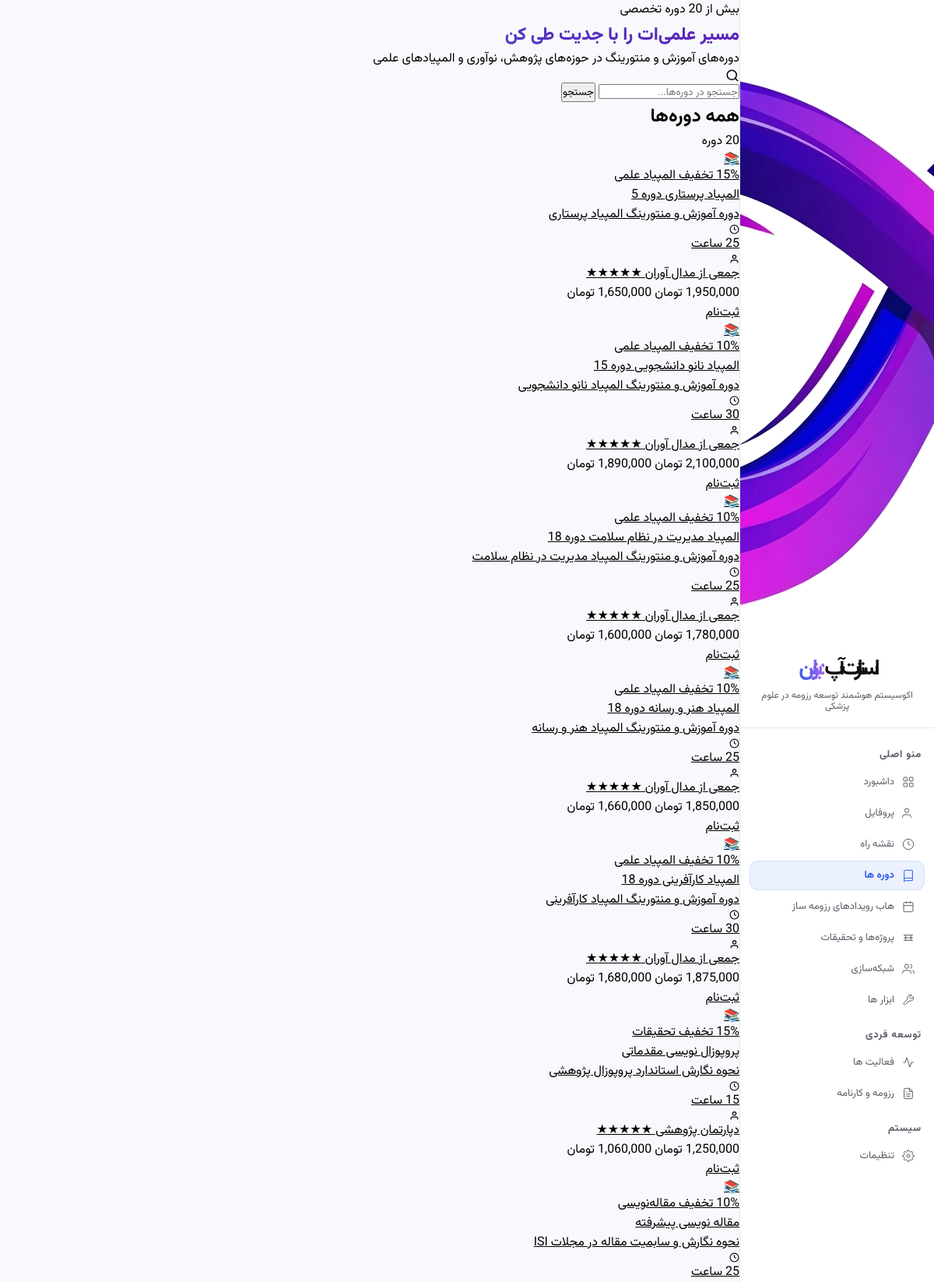
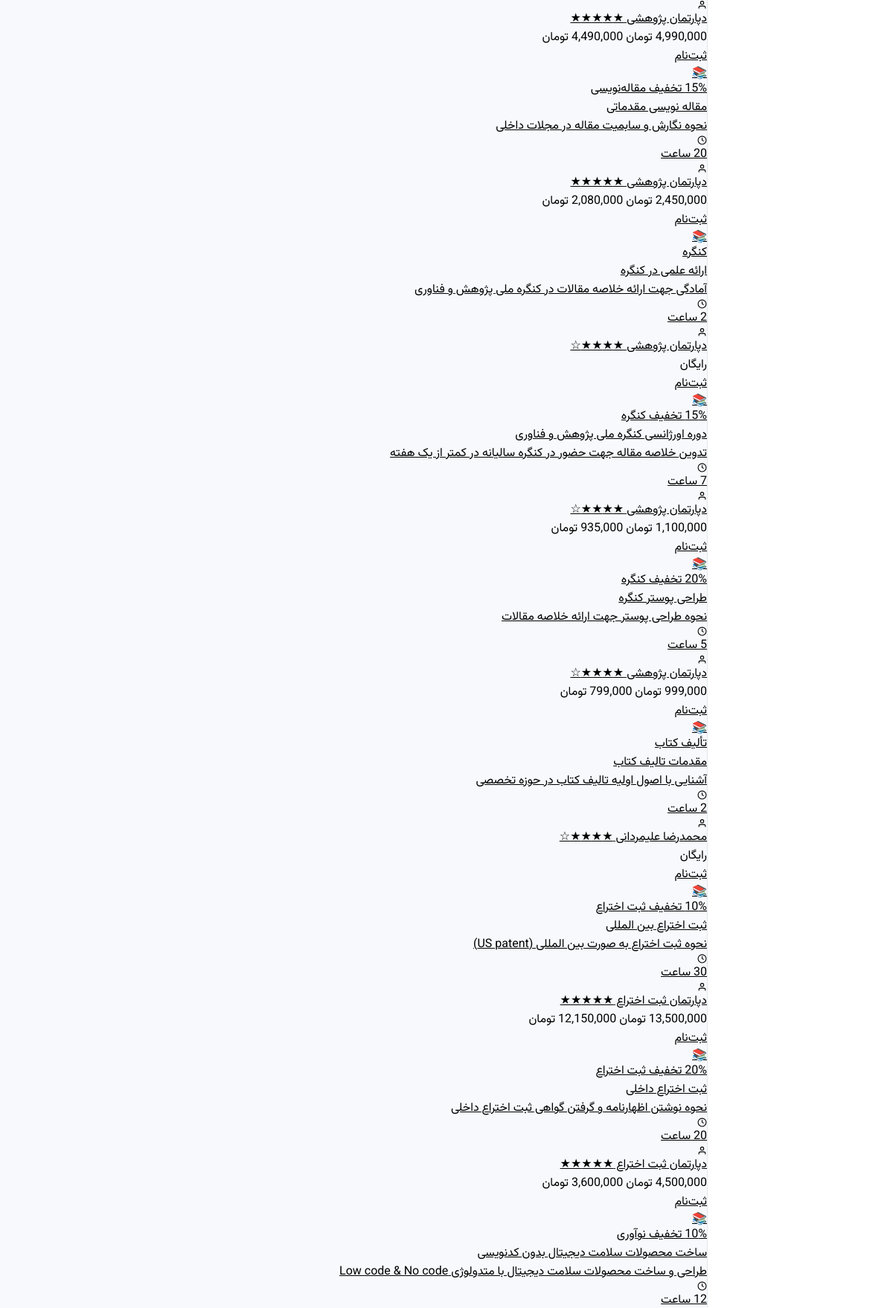
The page /course/list/ (signed in, upper part) on the database its author committed (2 pictures, top to bottom).
### course/models.py (models this page shows, shortened)
class Course(models.Model):
    course_id = models.SlugField(max_length=20, unique=True, help_text="شناسه یکتا مثل ola_001")
    title = models.CharField(max_length=200)
    category = models.ForeignKey(Category, on_delete=models.CASCADE, related_name='courses')
    short_desc = models.CharField(max_length=300, blank=True)
    long_desc = models.TextField(blank=True)
    stars = models.PositiveSmallIntegerField(default=5)
    duration = models.CharField(max_length=50, blank=True)
    main_price = models.CharField(max_length=30, blank=True)
    discount_price = models.CharField(max_length=30, blank=True)
    percentage = models.CharField(max_length=10, blank=True)
    instructor = models.CharField(max_length=100, blank=True)
    thumbnail = models.ImageField(upload_to='image_card/', blank=True, null=True)
    video_link = models.URLField(blank=True)
    active = models.BooleanField(default=True)
    created_at = models.DateTimeField(auto_now_add=True)
    updated_at = models.DateTimeField(auto_now=True)
    view_count = models.PositiveIntegerField(default=0)
    class Meta:
        ordering = ['category__order', '-created_at']
        verbose_name = 'دوره'
        verbose_name_plural = 'دوره‌ها'

class Category(models.Model):
    slug = models.SlugField(unique=True)
    name = models.CharField(max_length=100)
    order = models.PositiveSmallIntegerField(default=0)
    class Meta:
        ordering = ['order']
        verbose_name = 'دسته‌بندی'
        verbose_name_plural = 'دسته‌بندی‌ها'

### course/views.py (the view, shortened to what this page needs)
# urls.py: path('list/', views.course_list, name='list'),
def course_list(request):
    query = request.GET.get('q', '').strip()
    category_slug = request.GET.get('category', '').strip()
    courses = Course.objects.filter(active=True).select_related('category')
    if category_slug:
        courses = courses.filter(category__slug=category_slug)
    categories = (
        Category.objects
        .filter(courses__active=True)
        .distinct()
        .order_by('order')
    )
    categories = [
        {'key': cat.slug, 'label': cat.name, 'count': cat.courses.filter(active=True).count()}
        for cat in categories
    ]
    context = {
        'courses': courses,
        'query': query,
        'selected_category': category_slug,
        'categories': categories,
        'total_count': courses.count(),
    }
    return render(request, 'course/course_list.html', context)

### templates/course/course_list.html (shortened to what this page needs)
{% extends 'base.html' %}
{% load static %}
{% block content %}
<div class="">
    <section class="cs-hero-course">
        <div class="cs-hero-content">
            <span class="cs-hero-eyebrow">بیش از {{ total_count }} دوره تخصصی</span>
            <h1>مسیر علمی‌ات را با جدیت طی کن</h1>
            <p>دوره‌های آموزش و منتورینگ در حوزه‌های پژوهش، نوآوری و المپیادهای علمی</p>
            <form method="get" action="{% url 'course:list' %}" class="cs-search-wrap">
                <svg class="cs-search-icon" width="18" height="18" viewBox="0 0 24 24" fill="none" stroke="currentColor"
                    stroke-width="2" stroke-linecap="round" stroke-linejoin="round">
                    <circle cx="11" cy="11" r="8" />
                    <line x1="21" y1="21" x2="16.65" y2="16.65" />
                </svg>
                <input type="text" name="q" placeholder="جستجو در دوره‌ها..." value="{{ query }}" autocomplete="off" />
                <button type="submit">جستجو</button>
            </form>
        </div>
    </section>
    <div class="cs-page-body">
        <main>
            <div class="cs-content-head">
                <h2>
                    {% if selected_category %}
                    {% for cat in categories %}{% if cat.key == selected_category %}{{ cat.label }}{% endif %}{% endfor %}
                    {% else %}
                    همه دوره‌ها
                    {% endif %}
                </h2>
                <span class="cs-result-count">{{ total_count }} دوره</span>
            </div>
            {% if not courses %}
            <div class="cs-empty">
                <div class="cs-empty-icon">🔍</div>
                <h3>دوره‌ای یافت نشد</h3>
                <p>عبارت دیگری امتحان کنید یا دسته‌بندی را تغییر دهید.</p>
            </div>
            {% else %}
            <div class="cs-course-grid">
                {% for c in courses %}
                <article class="cs-card-course">
                    <a class="cs-card-course-a" href="{% url 'course:detail' c.course_id %}">
                        <div class="cs-card-thumb">
                            {% if c.thumbnail %}
                            <img src="{{ c.thumbnail.url }}" alt="{{ c.title }}" loading="lazy" />
                            {% else %}
                            <div class="cs-card-thumb-placeholder">📚</div>
                            {% endif %}
                            {% if c.percentage %}
                            <span class="cs-discount-badge">{{ c.percentage }}% تخفیف</span>
                            {% endif %}
                            <span class="cs-cat-badge">{{ c.category.name }}</span>
                        </div>
                        <div class="cs-card-body-course">
                            <div class="cs-card-title-course">{{ c.title }}</div>
                            <div class="cs-card-desc">{{ c.short_desc }}</div>
                            <div class="cs-card-meta">
                                <span class="cs-meta-item">
                                    <svg width="13" height="13" viewBox="0 0 24 24" fill="none" stroke="currentColor"
                                        stroke-width="2">
                                        <circle cx="12" cy="12" r="10" />
                                        <polyline points="12 6 12 12 16 14" />
                                    </svg>
                                    {{ c.duration|default:"—" }}
                                </span>
                                <span class="cs-meta-item">
                                    <svg width="13" height="13" viewBox="0 0 24 24" fill="none" stroke="currentColor"
                                        stroke-width="2">
                                        <path d="M20 21v-2a4 4 0 0 0-4-4H8a4 4 0 0 0-4 4v2" />
                                        <circle cx="12" cy="7" r="4" />
                                    </svg>
                                    {{ c.instructor }}
                                </span>
                                <span class="cs-stars" title="{{ c.stars }} از ۵">
                                    {% for i in "12345" %}{% if forloop.counter <= c.stars %}★{% else %}☆{% endif %}{% endfor %}
                                </span>
                            </div>
                        </div>
                    </a>
                    <div class="cs-card-footer">
                        <div class="cs-price-block">
                            {% if c.discount_price %}
                            {% if c.main_price %}<span class="cs-price-main">{{ c.main_price }} تومان</span>{% endif %}
                            <span class="cs-price-discount">{{ c.discount_price }} تومان</span>
                            {% elif c.main_price %}
                            <span class="cs-price-discount">{{ c.main_price }} تومان</span>
                            {% else %}
                            <span class="cs-price-free">رایگان</span>
                            {% endif %}
                        </div>
                        <a href="{% url 'course:detail' c.course_id %}" class="cs-btn-enroll">ثبت‌نام</a>
                    </div>
                </article>
                {% endfor %}
            </div>
            {% endif %}
        </main>
    </div>
</div>
{% endblock %}

### static/css/styles1.css (style rules this page uses)
*, *::before, *::after { box-sizing: border-box; margin: 0; padding: 0; }
html { scroll-behavior: smooth; }
:root { --primary: #5B8DEF; --primary-light: #EBF1FD; --accent: #7EC8C8; --accent-light: #E8F7F7; --bg: #F7F9FC; --white: #FFFFFF; --black: #111111; --text: #2D3748; --text-2: #3e4147; --text-muted: #595e66; --border: #E2E8F0; --sidebar-bg: #FFFFFF; --shadow-box: 0 2px 4px rgba(0, 0, 0, 0.05); --shadow-sm: 0 1px 3px rgba(91, 141, 239, 0.07); --shadow: 0 2px 8px rgba(91, 141, 239, 0.10); --radius: 10px; --radius-sm: 6px; }
body { background: var(--bg); color: var(--text); min-height: 100vh; display: flex; }
html, body, p, span, div, h1, td, h2, h3, h4, h5, h6, a, li, ul, ol, label, small, medium, strong, em, b, i, blockquote, q, cite, code, pre, button, input, textarea, select, option { font-family: "Vazirmatn", "Roboto", sans-serif; }
:root { --gap: 26px; --gap-lg: calc(var(--gap) + 2px); --gap-lgg: calc(var(--gap) + 6px); --gap-lggg: calc(var(--gap) + 12px); --gap-sm: calc(var(--gap) - 2px); --gap-smm: calc(var(--gap) - 6px); --gap-smmm: calc(var(--gap) - 12px); --bg-page: #eef0f5; --card: #ffffff; --card-soft: #f5f6fa; --line: #dbdada80; --ink-900: #171b2e; --ink-600: #5c6170; --ink-400: #9498a6; --primary: #2f5cf5; --primary-ink: #1f3fc9; --primary-soft: #dee6ff; --primary-softer: #eef1ff; --purple: #ac63ea; --purple-deep: #5B21B6; --gold: #b8873a; --gold-soft: #f6ecda; --green: #1ea672; --green-soft: #dbf3ea; --red: #e0553f; --red-soft: #fbe2de; --amber: #c98a1e; --amber-soft: #faedd6; --radius-lg: 26px; --radius-md: 16px; --radius-sm: 11px; --shadow-sm: 0 4px 10px rgba(20, 26, 46, .02); --shadow-md: 0 10px 30px rgba(20, 26, 46, .08); --text: 8px; --text-xs: calc(--text); --text-sm: calc(var(--text) + 1px); --text-base: calc(var(--text) + 2px); --text-lg: calc(var(--text) + 3px); --text-xl: calc(var(--text) + 4px); --text-2xl: calc(var(--text) + 5px); --text-3xl: calc(var(--text) + 7px); --text-4xl: calc(var(--text) + 9px); --text-5xl: calc(var(--text) + 11px); --text-6xl: calc(var(--text) + 15px); --text-7xl: calc(var(--text) + 20px); }
* { box-sizing: border-box; }
a { color: inherit; }
svg { display: block; }
:root { --bg-1: #eef1ff; --bg-2: #f3eefc; --blue: #3E63DD; --blue-soft: #7C93F5; --red: #EF4444; --red-deep: #B91C1C; --ink: #20233F; --muted: #767b98; --card: #ffffff; --radius-card: 22px; }
h1 { font-size: var(--text-6xl); font-weight: 800; margin: 2px 0 0 0; background: linear-gradient(90deg, var(--blue), var(--purple-deep)); -webkit-background-clip: text; background-clip: text; color: transparent; }

### rows shown on the page
Course: percentage "15", category.name "المپیاد علمی", title "المپیاد پرستاری دوره 5", short_desc "دوره آموزش و منتورینگ المپیاد پرستاری", duration "25 ساعت", instructor "جمعی از مدال آوران"
Course: percentage "10", category.name "المپیاد علمی", title "المپیاد نانو دانشجویی دوره 15", short_desc "دوره آموزش و منتورینگ المپیاد نانو دانشجویی", duration "30 ساعت", instructor "جمعی از مدال آوران"
Course: percentage "10", category.name "المپیاد علمی", title "المپیاد مدیریت در نظام سلامت دوره 18", short_desc "دوره آموزش و منتورینگ المپیاد مدیریت در نظام سلامت", duration "25 ساعت", instructor "جمعی از مدال آوران"
Course: percentage "10", category.name "المپیاد علمی", title "المپیاد هنر و رسانه دوره 18", short_desc "دوره آموزش و منتورینگ المپیاد هنر و رسانه", duration "25 ساعت", instructor "جمعی از مدال آوران"
Course: percentage "10", category.name "المپیاد علمی", title "المپیاد کارآفرینی دوره 18", short_desc "دوره آموزش و منتورینگ المپیاد کارآفرینی", duration "30 ساعت", instructor "جمعی از مدال آوران"
Course: percentage "15", category.name "تحقیقات", title "پروپوزال نویسی مقدماتی", short_desc "نحوه نگارش استاندارد پروپوزال پژوهشی", duration "15 ساعت", instructor "دپارتمان پژوهشی"
Course: percentage "10", category.name "مقاله‌نویسی", title "مقاله نویسی پیشرفته", short_desc "نحوه نگارش و سابمیت مقاله در مجلات ISI", duration "25 ساعت", instructor "دپارتمان پژوهشی"
Course: percentage "15", category.name "مقاله‌نویسی", title "مقاله نویسی مقدماتی", short_desc "نحوه نگارش و سابمیت مقاله در مجلات داخلی", duration "20 ساعت", instructor "دپارتمان پژوهشی"
Course: category.name "کنگره", title "ارائه علمی در کنگره", short_desc "آمادگی جهت ارائه خلاصه مقالات در کنگره ملی پژوهش و فناوری", duration "2 ساعت", instructor "دپارتمان پژوهشی", stars 4 (drawn), discount_price "رایگان"
Course: percentage "15", category.name "کنگره", title "دوره اورژانسی کنگره ملی پژوهش و فناوری", short_desc "تدوین خلاصه مقاله جهت حضور در کنگره سالیانه در کمتر از یک هفته", duration "7 ساعت", instructor "دپارتمان پژوهشی", stars 4 (drawn)
Course: percentage "20", category.name "کنگره", title "طراحی پوستر کنگره", short_desc "نحوه طراحی پوستر جهت ارائه خلاصه مقالات", duration "5 ساعت", instructor "دپارتمان پژوهشی", stars 4 (drawn), main_price "999,000", discount_price "799,000"
Course: category.name "تألیف کتاب", title "مقدمات تالیف کتاب", short_desc "آشنایی با اصول اولیه تالیف کتاب در حوزه تخصصی", duration "2 ساعت", instructor "محمدرضا علیمردانی", stars 4 (drawn), discount_price "رایگان"
Course: percentage "10", category.name "ثبت اختراع", title "ثبت اختراع بین المللی", short_desc "نحوه ثبت اختراع به صورت بین المللی (US patent)", duration "30 ساعت", instructor "دپارتمان ثبت اختراع", main_price "13,500,000"
Course: percentage "20", category.name "ثبت اختراع", title "ثبت اختراع داخلی", short_desc "نحوه نوشتن اظهارنامه و گرفتن گواهی ثبت اختراع داخلی", duration "20 ساعت", instructor "دپارتمان ثبت اختراع"
Course: percentage "10", category.name "نوآوری", title "ساخت محصولات سلامت دیجیتال بدون کدنویسی", short_desc "طراحی و ساخت محصولات سلامت دیجیتال با متدولوژی Low code & No code", duration "12 ساعت"

### other values the page prints
{{ total_count }} "20"
